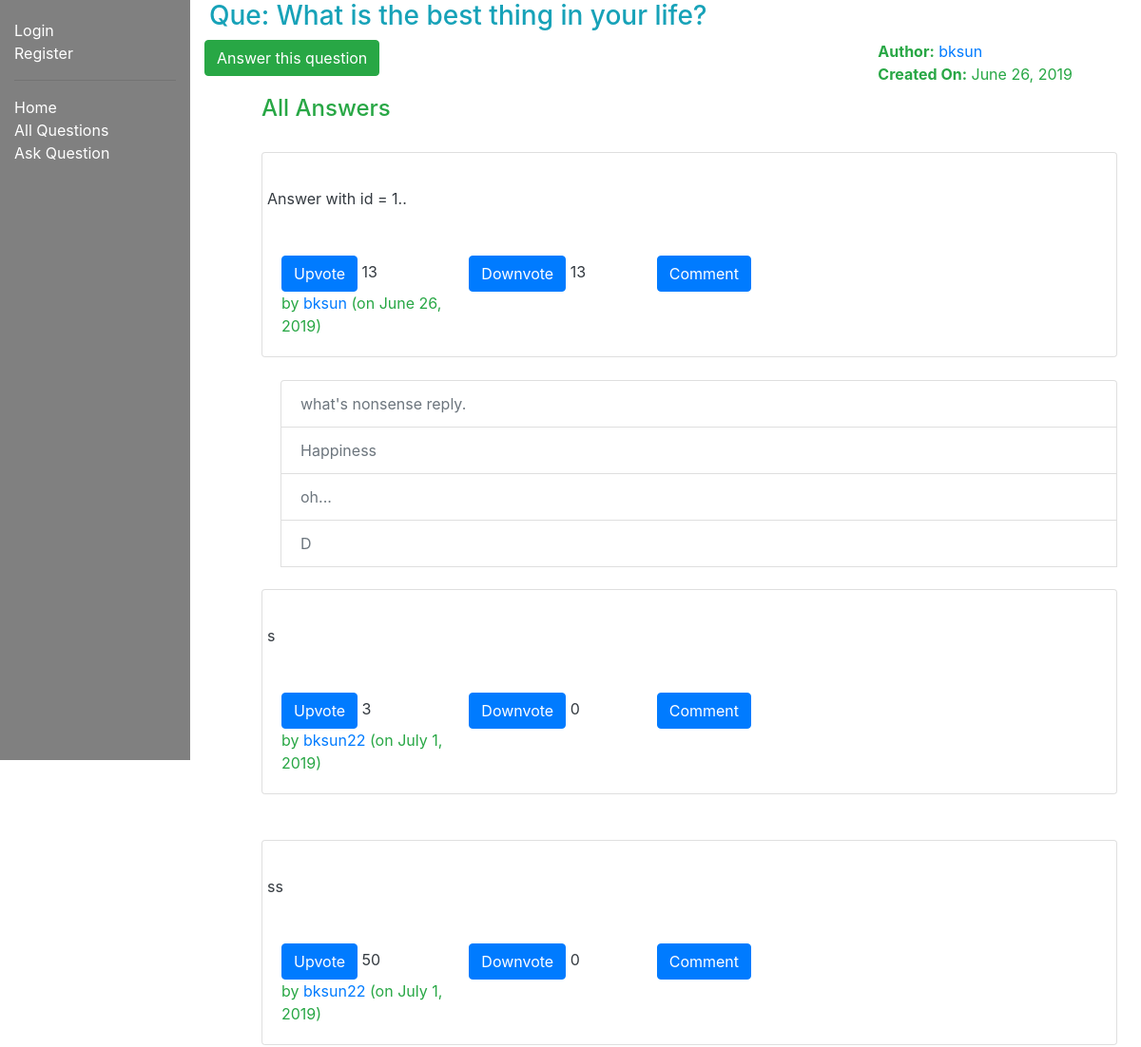
Page /myquora/question/1 (upper part) on the earlier database version.
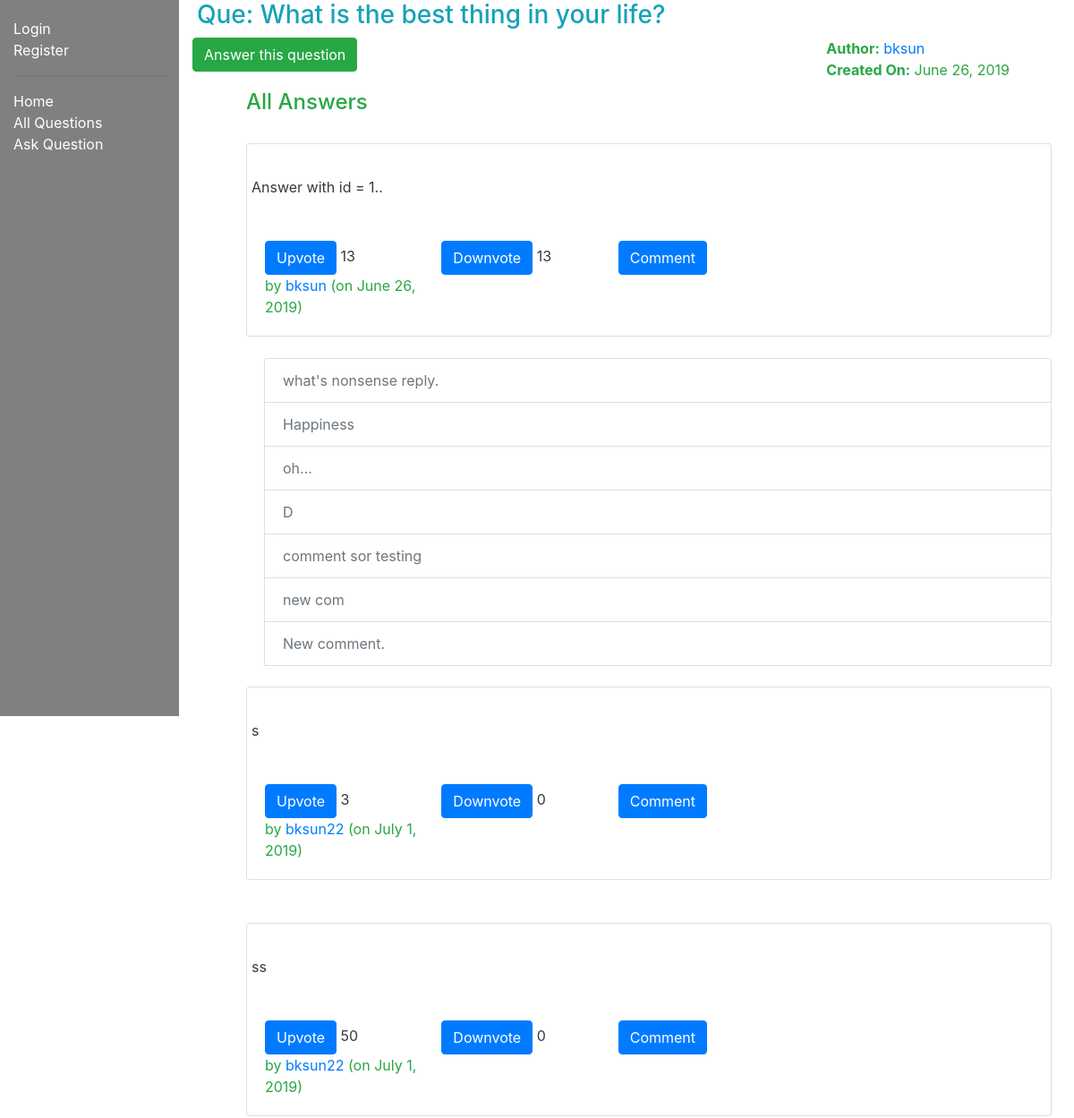
Same page on the later database version.
### myquora/models.py (models this page shows, shortened)
class Answer(models.Model):
    author = models.ForeignKey(Author, on_delete=models.SET_NULL, null=True)
    question = models.ForeignKey('Question', on_delete=models.SET_NULL, null=True)
    answer_text = models.TextField(max_length=2000, help_text='Write your answer here...')
    date_created = models.DateField(null=True, default=timezone.now())
    date_updated = models.DateField(null=True, default=timezone.now())
    upvote = models.IntegerField(default=0)
    downvote = models.IntegerField(default=0)
    views = models.IntegerField(default=0)

class Author(models.Model):
    user = models.ForeignKey(User, on_delete=models.CASCADE)
    email = models.EmailField(max_length=70, blank=True)
    date_created = models.DateField(null=True, default=timezone.now())
    credits = models.IntegerField(default=0)
    def get_absolute_url(self):
        return reverse('author-detail', args=[str(self.id)])
    def __str__(self):
        return f'{self.user.username}'

class Comment(models.Model):
    author = models.ForeignKey('Author', on_delete=models.SET_NULL, null=True)
    answer = models.ForeignKey('Answer', on_delete=models.SET_NULL, null=True)
    comment_text = models.TextField(max_length=1000, help_text='Enter your comment...')
    date_created = models.DateField(default=timezone.now())
    date_updated = models.DateField(default=timezone.now())
    def __str__(self):
        return f'{self.comment_text}'

### myquora/views.py (the view)
# urls.py: path('question/<int:pk>', views.QuestionDetailView.as_view(), name='question-detail'),
class QuestionDetailView(generic.DetailView):
    model = Question
    def get_context_data(self, **kwargs):
        context = super().get_context_data(**kwargs)
        question_id = self.kwargs['pk']
        question = Question.objects.get(id=question_id)
        answer_list = Answer.objects.filter(question=question)
        comment_dictionary = {
                ans.id: Comment.objects.filter(answer=ans) for ans in answer_list
            }
        context['answer_list'] = answer_list
        context['answer_url'] = '/myquora/question/'+str(question_id)+'/answer/'
        context['upvote_url'] = '/myquora/answer/upvote/'
        context['downvote_url'] = '/myquora/answer/downvote/'
        context['comment_dictionary'] = comment_dictionary
        return context

### myquora/templates/myquora/question_detail.html (shortened to what this page needs)
{% extends "base_generic.html" %}
{% block content %}
<div style="margin-left: 5px;" class="row text-info">
    <h3>Que: {{ question.question_text }} </h3>
</div>
  <div class="text-success">
    <div class="row">
        <div class="col">
          <form action = "{{answer_url}}" method = "GET" >
            <input type ="submit"  class="btn btn-success" role="button" value="Answer this question">
          </form>
        </div>
        <div class="col-5"></div>
        <div class="col">
          <strong>Author:</strong> <a href="{{ question.author.get_absolute_url }}">{{ question.author }}</a>
          <br>
          <strong>Created On:</strong> {{ question.date_created }}
        </div>
    </div>
  <div style="margin-left:20px;margin-top:10px; margin-right: 10px;">
    {% if answer_list %}
    <ul>
        <h4>All Answers</h4>
      {% for answer in answer_list %}
          <br>
          <div class="card">
            <div class="card-body">
              <p class="card-text">
                <div class="row text-dark">
            {{ answer.answer_text }}
          </div>
          <br>
          <br>
          <div class="row text-success">
              <div class="col">
                <form action="{{upvote_url}}{{answer.id}}" method="POST">
                  <input type="submit" value="Upvote" class="btn btn-primary">
                  <span class="text-dark">{{ answer.upvote }}</span>
                </form>
              </div>
            <div class="col">
                <form action="{{downvote_url}}{{answer.id}}" method="POST">
                  <input type="submit" value="Downvote" class="btn btn-primary">
                  <span class="text-dark">{{ answer.downvote }}</span>
                </form>
              </div>
            <div class="col">
                <form action="/myquora/answer/{{answer.id}}/comment/" method="GET">
                  <input type="submit" value="Comment" class="btn btn-primary">
                </form>
            </div>
            <div class="col-4">
            </div>
            <div class="col-3">
                  by <a href="{{ answer.author.get_absolute_url }}">{{answer.author}} </a>
                  (on {{answer.date_updated}})
            </div>
              </p>
            </div>
          </div>
 </div>
 <div style="margin-left: 20px;">
        <br>
        <ul class="list-group">
          {% for key, comment in comment_dictionary.items %}
            {% if key == answer.id %}
              {% if comment %}
                {% for comm in comment %}
                    <li class="list-group-item disabled">{{ comm }}</li>
                {% endfor %}
              {% endif %}
            {% endif %}
          {% endfor %}
        </div>
      {% endfor %}
    {% else %}
    <div class="text-danger">
        There are no answers for this question.
    </div>
    {% endif %}
{% endblock %}

Differences in the rows shown:
added Comment: comment_text "comment sor testing", shown under Answer "Answer with id = 1.."
added Comment: comment_text "new com", shown under Answer "Answer with id = 1.."
added Comment: comment_text "New comment.", shown under Answer "Answer with id = 1.."
